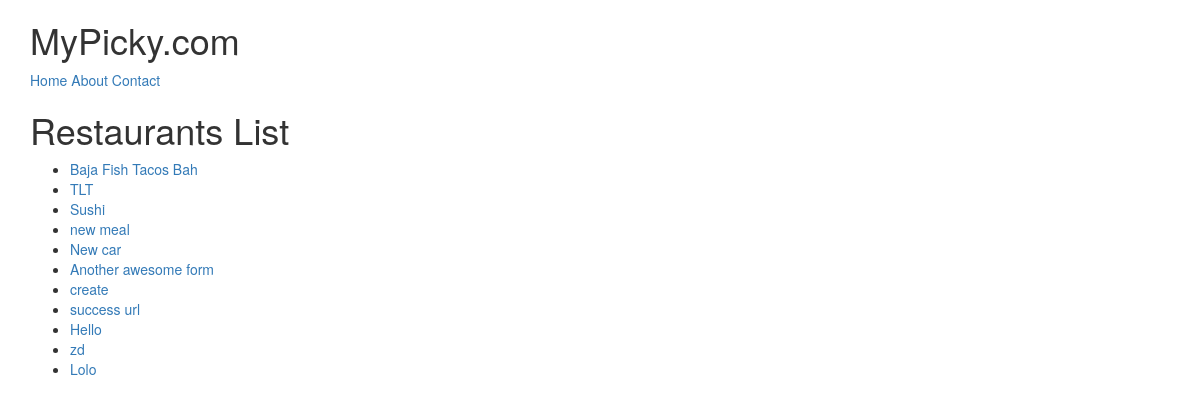
The page /restaurants/ on the database its author committed.
### restaurants/models.py (models this page shows, shortened)
class RestaurantLocation(models.Model):
    owner     = models.ForeignKey(User)  #Django models Unleashed JOINCFE.com
    name      = models.CharField(max_length=120)
    location  = models.CharField(max_length=120,null=True,blank=True)
    category  = models.CharField(max_length=120,null=True,blank=True,validators=[validate_category])
    timestamp = models.DateTimeField(auto_now_add=True)
    updated   = models.DateTimeField(auto_now=True)
    slug      = models.SlugField(blank=True,null=True)
    def __str__(self):
        return self.name

### restaurants/views.py (the view)
# urls.py: url(r'^restaurants/$', RestaurantListView.as_view()),
class RestaurantListView(ListView):
    def get_queryset(self):
        slug = self.kwargs.get("slug")
        if slug:
            queryset = RestaurantLocation.objects.filter(
                Q(category__iexact=slug) |
                Q(category__icontains=slug)
            )
        else:
            queryset = RestaurantLocation.objects.all()
        return queryset

### restaurants/templates/restaurants/restaurantlocation_list.html (shortened to what this page needs)
{% extends "base.html" %}
{% block content %}
    <h1> Restaurants List</h1>
    <ul>
        {% for obj in object_list %}
            <li> <a href="/restaurants/{{ obj.slug }}/"> {{ obj }}</a></li>
        {% endfor %}
    </ul>
{% endblock %}

### templates/base.html (shortened to what this page needs)
<!DOCTYPE html>
<html lang="en">
<head>
    {% include 'snippets/css.html' %}
</head>
<body>
{% include 'snippets/nav.html' %}
<div class="container">
    {% block content %}
    {% endblock %}
</div>
</body>
</html>

### templates/snippets/nav.html
<div class="container">
    <h1>MyPicky.com</h1>
    <a href="/">Home</a>
    <a href="/about/">About</a>
    <a href="/contact/">Contact</a>
</div>

### rows shown on the page
RestaurantLocation: name "Baja Fish Tacos Bah"
RestaurantLocation: name "TLT"
RestaurantLocation: name "Sushi"
RestaurantLocation: name "new meal"
RestaurantLocation: name "New car"
RestaurantLocation: name "Another awesome form"
RestaurantLocation: name "create"
RestaurantLocation: name "success url"
RestaurantLocation: name "Hello"
RestaurantLocation: name "zd"
RestaurantLocation: name "Lolo"
